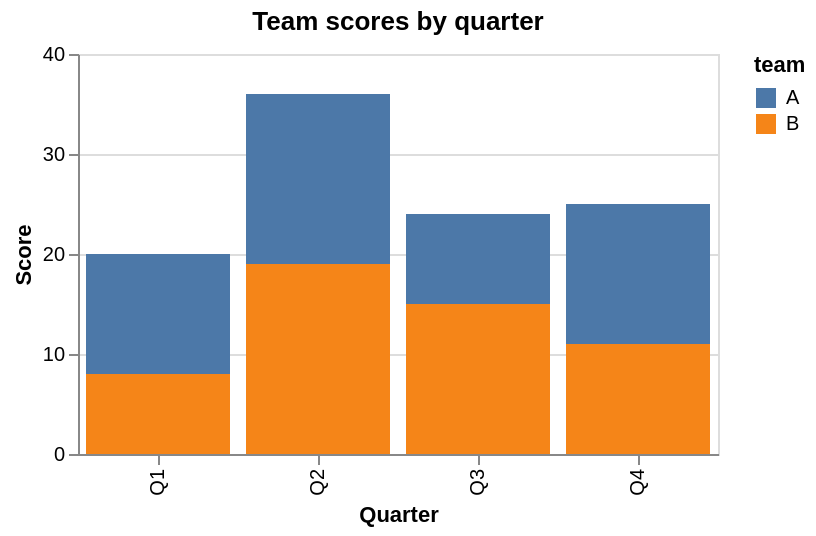

Write notebook code for a chart like this one.
### Markdown cell above
## Example 5: grouped bars

The translator handles this via the same `color` channel: each group becomes a side-by-side bar series. Vega-Lite would default to stacked bars instead, but for a tiny converter, side-by-side is the more useful default.

### Code cell
spec_grouped = {
    "data": {"values": [
        {"quarter": "Q1", "team": "A", "score": 12},
        {"quarter": "Q2", "team": "A", "score": 17},
        {"quarter": "Q3", "team": "A", "score": 9},
        {"quarter": "Q4", "team": "A", "score": 14},
        {"quarter": "Q1", "team": "B", "score": 8},
        {"quarter": "Q2", "team": "B", "score": 19},
        {"quarter": "Q3", "team": "B", "score": 15},
        {"quarter": "Q4", "team": "B", "score": 11},
    ]},
    "mark": "bar",
    "encoding": {
        "x": {"field": "quarter", "type": "nominal", "title": "Quarter"},
        "y": {"field": "score", "type": "quantitative", "title": "Score"},
        "color": {"field": "team", "type": "nominal"},
    },
    "title": "Team scores by quarter",
}

show_side_by_side(spec_grouped)

### Figure 1 — Vega-Lite specification as saved in the notebook (floating-point values rounded to 4 significant figures)
{"config": {"view": {"continuousWidth": 300, "continuousHeight": 300}}, "data": {"name": "data-6bda9b40a88f0c6751b3a12bb90809a5"}, "mark": "bar", "encoding": {"color": {"field": "team", "type": "nominal"}, "x": {"field": "quarter", "title": "Quarter", "type": "nominal"}, "y": {"field": "score", "title": "Score", "type": "quantitative"}}, "height": 200, "title": "Team scores by quarter", "width": 320, "$schema": "https://vega.github.io/schema/vega-lite/v6.1.0.json", "datasets": {"data-6bda9b40a88f0c6751b3a12bb90809a5": [{"quarter": "Q1", "team": "A", "score": 12}, {"quarter": "Q2", "team": "A", "score": 17}, {"quarter": "Q3", "team": "A", "score": 9}, {"quarter": "Q4", "team": "A", "score": 14}, {"quarter": "Q1", "team": "B", "score": 8}, {"quarter": "Q2", "team": "B", "score": 19}, {"quarter": "Q3", "team": "B", "score": 15}, {"quarter": "Q4", "team": "B", "score": 11}]}}
